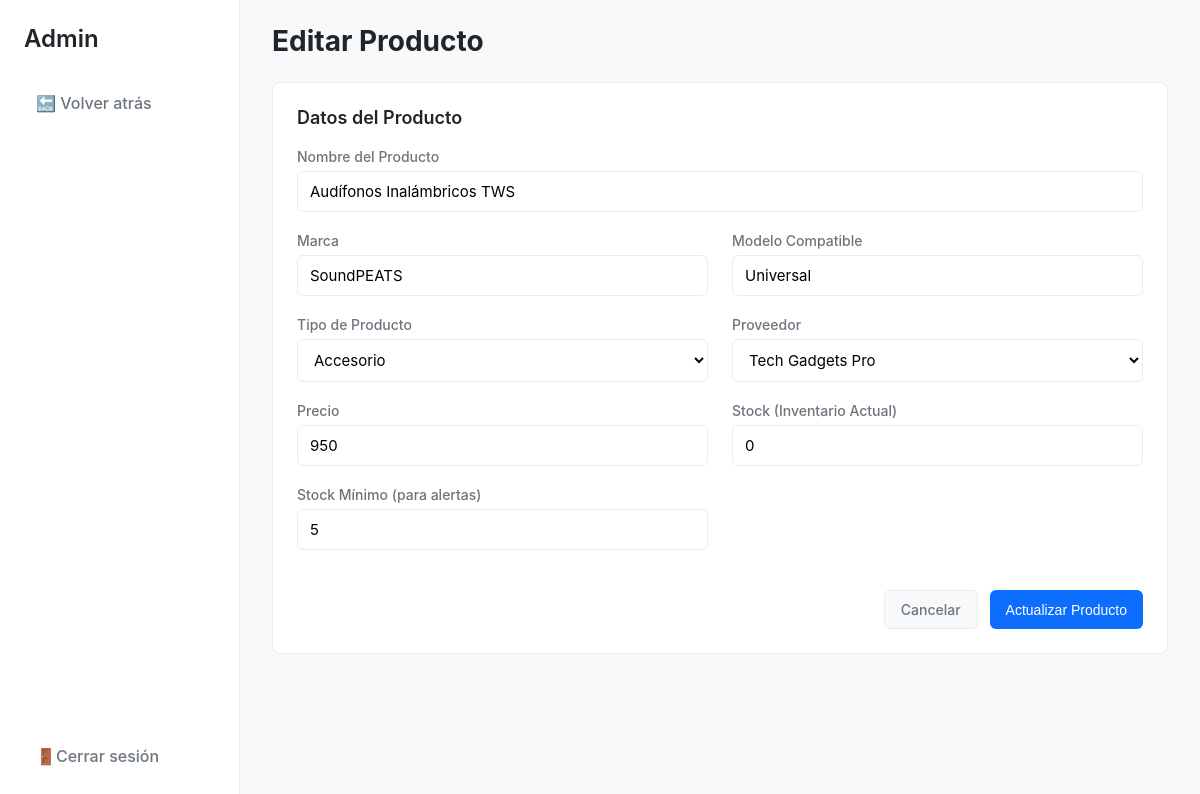
Page /admin/producto_editar.php?id=12 (signed in) on the committed database.
### tables this page shows
CREATE TABLE `producto` (
  `id_producto` int(11) NOT NULL,
  `id_proveedor` int(11) NOT NULL,
  `nombre` varchar(100) NOT NULL,
  `marca` varchar(100) NOT NULL,
  `modelo_compatible` varchar(100) NOT NULL,
  `tipo_producto` enum('repuesto','accesorio','dispositivo') NOT NULL,
  `precio` decimal(10,0) NOT NULL,
  `stock` int(11) NOT NULL DEFAULT 0,
  `min_stock` int(11) NOT NULL DEFAULT 5,
  `nivel_alerta` enum('low','critical','normal') DEFAULT NULL
);

CREATE TABLE `proveedor` (
  `id_proveedor` int(11) NOT NULL,
  `id_empresa` int(11) NOT NULL,
  `nombre` varchar(100) NOT NULL,
  `pieza_accesorio` varchar(100) NOT NULL,
  `telefono` int(10) NOT NULL,
  `correo` varchar(100) NOT NULL,
  `direccion` varchar(100) NOT NULL
);

### html/admin/producto_editar.php (the view, shortened to what this page needs)
<?php
require '../config/conexion.php';
$id = $_GET['id'] ?? 0;
$stmt_prod = $pdo->prepare("SELECT * FROM producto WHERE id_producto = ?");
$stmt_prod->execute([$id]);
$producto = $stmt_prod->fetch(PDO::FETCH_ASSOC);
$stmt_prov = $pdo->query("SELECT id_proveedor, nombre FROM proveedor ORDER BY nombre");
$proveedores = $stmt_prov->fetchAll(PDO::FETCH_ASSOC);
$titulo_pagina = 'Editar Producto';
$action_url = 'producto_guardar.php';
?>
<!DOCTYPE html>
<html lang="es">
<head>
</head>
<body>
    <aside class="sidebar">
        <div class="sidebar-header">Admin</div>
         <nav class="sidebar-nav">
            <ul>
                <li><a href="javascript:history.back()">🔙 Volver atrás</a></li>
            </ul>
        </nav>
        <div class="sidebar-footer">
            <a href="/controllers/logout.php"><span>🚪</span> Cerrar sesión</a>
        </div>
    </aside>
    <main class="main-content">
        <header class="main-header">
            <h1><?php echo $titulo_pagina; ?></h1>
        </header>
        <div class="card">
            <h2 class="card-header">Datos del Producto</h2>
            <form action="<?php echo $action_url; ?>" method="POST">
                <div class="form-grid">
                    <div class="form-group form-col-span-2">
                        <label for="nombre">Nombre del Producto</label>
                        <input type="text" id="nombre" name="nombre" class="form-control" value="<?php echo htmlspecialchars($producto['nombre']); ?>" required>
                    </div>
                    <div class="form-group">
                        <label for="marca">Marca</label>
                        <input type="text" id="marca" name="marca" class="form-control" value="<?php echo htmlspecialchars($producto['marca']); ?>" required>
                    </div>
                    <div class="form-group">
                        <label for="modelo_compatible">Modelo Compatible</label>
                        <input type="text" id="modelo_compatible" name="modelo_compatible" class="form-control" value="<?php echo htmlspecialchars($producto['modelo_compatible']); ?>" required>
                    </div>
                    <div class="form-group">
                        <label for="tipo_producto">Tipo de Producto</label>
                        <select id="tipo_producto" name="tipo_producto" class="form-control" required>
                            <option value="accesorio" <?php echo ($producto['tipo_producto'] == 'accesorio') ? 'selected' : ''; ?>>Accesorio</option>
                        </select>
                    </div>
                    <div class="form-group">
                        <label for="id_proveedor">Proveedor</label>
                        <select id="id_proveedor" name="id_proveedor" class="form-control" required>
                            <?php foreach ($proveedores as $prov): ?>
                                <option value="<?php echo $prov['id_proveedor']; ?>" <?php echo ($producto['id_proveedor'] == $prov['id_proveedor']) ? 'selected' : ''; ?>>
                                    <?php echo htmlspecialchars($prov['nombre']); ?>
                                </option>
                            <?php endforeach; ?>
                        </select>
                    </div>
                    <div class="form-group">
                        <label for="precio">Precio</label>
                        <input type="number" step="0.01" id="precio" name="precio" class="form-control" value="<?php echo htmlspecialchars($producto['precio']); ?>" required>
                    </div>
                    <div class="form-group">
                        <label for="stock">Stock (Inventario Actual)</label>
                        <input type="number" id="stock" name="stock" class="form-control" value="<?php echo htmlspecialchars($producto['stock']); ?>" required>
                    </div>
                    <div class="form-group">
                        <label for="min_stock">Stock Mínimo (para alertas)</label>
                        <input type="number" id="min_stock" name="min_stock" class="form-control" value="<?php echo htmlspecialchars($producto['min_stock']); ?>" required>
                    </div>
                    <div class="form-actions form-col-span-2">
                        <a href="inventario.php" class="btn btn-secondary">Cancelar</a>
                        <button type="submit" class="btn btn-primary">Actualizar Producto</button>
                    </div>
                </div>
            </form>
        </div>
    </main>
</body>
</html>

### html/admin/producto_editar.php (style rules this page uses)
:root { --color-primario: #0d6efd; --color-fondo: #f8f9fa; --color-blanco: #ffffff; --color-texto: #212529; --color-texto-secundario: #6c757d; --color-borde: #e9ecef; }
body { font-family: -apple-system, BlinkMacSystemFont, "Segoe UI", Roboto, "Helvetica Neue", Arial, sans-serif; margin: 0; background-color: var(--color-fondo); color: var(--color-texto); display: flex; }
.sidebar { width: 240px; background-color: var(--color-blanco); border-right: 1px solid var(--color-borde); height: 100vh; display: flex; flex-direction: column; padding: 24px; box-sizing: border-box; position: fixed; left: 0; top: 0; }
.sidebar-header { font-size: 24px; font-weight: 600; margin-bottom: 30px; }
.sidebar-nav { flex-grow: 1; }
.sidebar-nav ul { list-style: none; padding: 0; margin: 0; }
.sidebar-nav li { margin-bottom: 10px; }
.sidebar-nav a { text-decoration: none; color: var(--color-texto-secundario); font-weight: 500; display: flex; align-items: center; padding: 10px 12px; border-radius: 6px; transition: background-color 0.2s, color 0.2s; }
.sidebar-footer a { text-decoration: none; color: var(--color-texto-secundario); font-weight: 500; display: flex; align-items: center; padding: 10px 12px; }
.main-content { margin-left: 240px; flex-grow: 1; padding: 24px 32px; }
.main-header h1 { font-size: 28px; margin: 0; margin-bottom: 24px; }
.card { background-color: var(--color-blanco); border: 1px solid var(--color-borde); border-radius: 8px; padding: 24px; }
.card-header { font-size: 18px; font-weight: 600; margin: 0 0 20px 0; }
.form-grid { display: grid; grid-template-columns: 1fr 1fr; gap: 20px 24px; }
.form-col-span-2 { grid-column: span 2; }
.form-group { display: flex; flex-direction: column; }
.form-group label { display: block; font-weight: 500; color: var(--color-texto-secundario); margin-bottom: 6px; font-size: 14px; }
.form-control { width: 100%; padding: 10px 12px; border: 1px solid var(--color-borde); border-radius: 6px; font-size: 15px; box-sizing: border-box; transition: border-color 0.2s, box-shadow 0.2s; font-family: inherit; background-color: var(--color-blanco); }
.form-actions { grid-column: span 2; display: flex; justify-content: flex-end; gap: 12px; margin-top: 20px; }
.btn { border: none; padding: 10px 16px; border-radius: 6px; font-weight: 500; cursor: pointer; font-size: 14px; text-decoration: none; transition: background-color 0.2s, color 0.2s; }
.btn-primary { background-color: var(--color-primario); color: var(--color-blanco); }
.btn-secondary { background-color: var(--color-fondo); color: var(--color-texto-secundario); border: 1px solid var(--color-borde); }

### rows in the picture
producto: nombre "Audífonos Inalámbricos TWS", marca "SoundPEATS", modelo_compatible "Universal", tipo_producto "Accesorio", id_proveedor "Tech Gadgets Pro", precio "950", stock "0", min_stock "5"

### other values in the picture
$titulo_pagina "Editar Producto"
